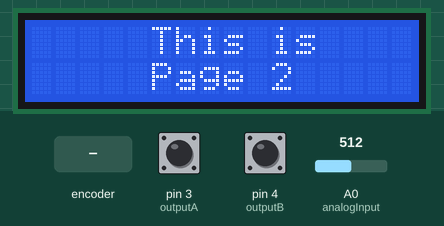
This sketch was run on a simulated Arduino Uno, built with avr-gcc and run on an emulated ATmega328P. Parts: 16×2 character LCD. The inputs (shaded band) are chosen by the test bench; at power-on: pin 3 (outputA) HIGH, pin 4 (outputB) HIGH, A0 (analogInput) = 512.

Above: at 1.2 s.
1.3 s: rotary encoder on pin 3 (outputA) / pin 4 (outputB) turned 3 steps (first pin leading)
At 1.48 s:
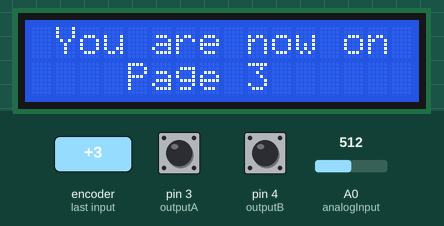
Timing chart, 0 to 4.3 s (numbered marks = the images above; inputs shaded):
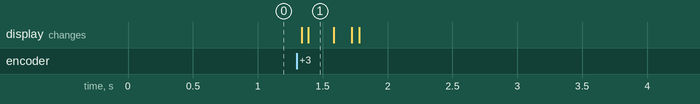

The sketch:

Menu_encoder_test2.ino
```cpp
/**********************************
 *  LaBuhardillaDelLoco.xyz
 *  http://bit.ly/2MTrGne
 *
 **********************************/

#include <LiquidCrystal_I2C.h>
#include <LiquidMenu.h>

LiquidCrystal_I2C lcd(0x3f, 16, 2);

//ENCODER
#define outputA 3
#define outputB 4
#define sw 8

int aState;
int aLastState;

float corriente = 0;
float voltaje = 0;
float potencia = 0;
float energia = 0;


int analogInput = 0; //Definimos el pin analógico A0 para la lectura del voltaje
float vout = 0.0; //Definimos la variable Vout
float vin = 0.0; //Definimos la variable Vin
float R1 = 100000.0; //  R1 (100K) Valor de la resistencia R1 del divisor de tensión
float R2 = 10000.0; //  R2 (10K) Valor de la resistencia R2 del divisor de tención
int value = 0;//Definimos la variable value
int pinA4_value = 0,pinA5_value=1;//Definimos la variable value


int page_counter=1 ;       //To move beetwen pages


void setup() {


  pinMode(sw,INPUT_PULLUP);

  lcd.init();
  lcd.backlight();
  lcd.clear();


}

void loop() {


   value = analogRead(analogInput); //Leemos el pin analógico A0
   vout = (value * 5.0) / 1024.0; // Cálculo para obtener el Vout //Valor * voltaje/BitsADC
   vin = vout / (R2/(R1+R2)); // Cálculo para obtener Vin del divisor de tensión

   if (vin<0.09)
   {
    //Si la lectura de Vin es menor que 0.09V le decimos que nos muestre 0
   vin=0.0;
   }


  aState = digitalRead(outputA);
    if (aState != aLastState){
      lcd.clear();
      if (digitalRead(outputB) != aState) {
       page_counter= page_counter -1;
      } else {
        page_counter= page_counter +1;
      }
      if (page_counter>3) page_counter=1;
      if (page_counter<1) page_counter=3;
      aLastState = aState;
  }

    switch (page_counter) {

    case 1:{     //Design of home page 1

      lcd.setCursor(0,0);
      lcd.print(vin); lcd.print(" V");
      corriente = 2;
      lcd.setCursor(9,0);
      lcd.print(corriente); lcd.print(" A");
      potencia = voltaje * corriente ;
      lcd.setCursor(0,1);
      lcd.print(potencia); lcd.print(" W");
      energia = energia + (potencia / 3600);
      lcd.setCursor(9,1);
      lcd.print(energia); lcd.print(" Wh");
    }
    break;

    case 2: { //Design of page 2
     lcd.setCursor(5,0);
     lcd.print("This is");
     lcd.setCursor(5,1);
     lcd.print("Page 2");
    }
    break;

    case 3: {   //Design of page 3
     lcd.setCursor(1,0);
     lcd.print("You are now on");
     lcd.setCursor(4,1);
     lcd.print("Page 3");
    }
    break;

  }//switch end


}
```

Measured:
- after the input at 1.3 s, the display: first changes at once (image 1 shows a later state)
